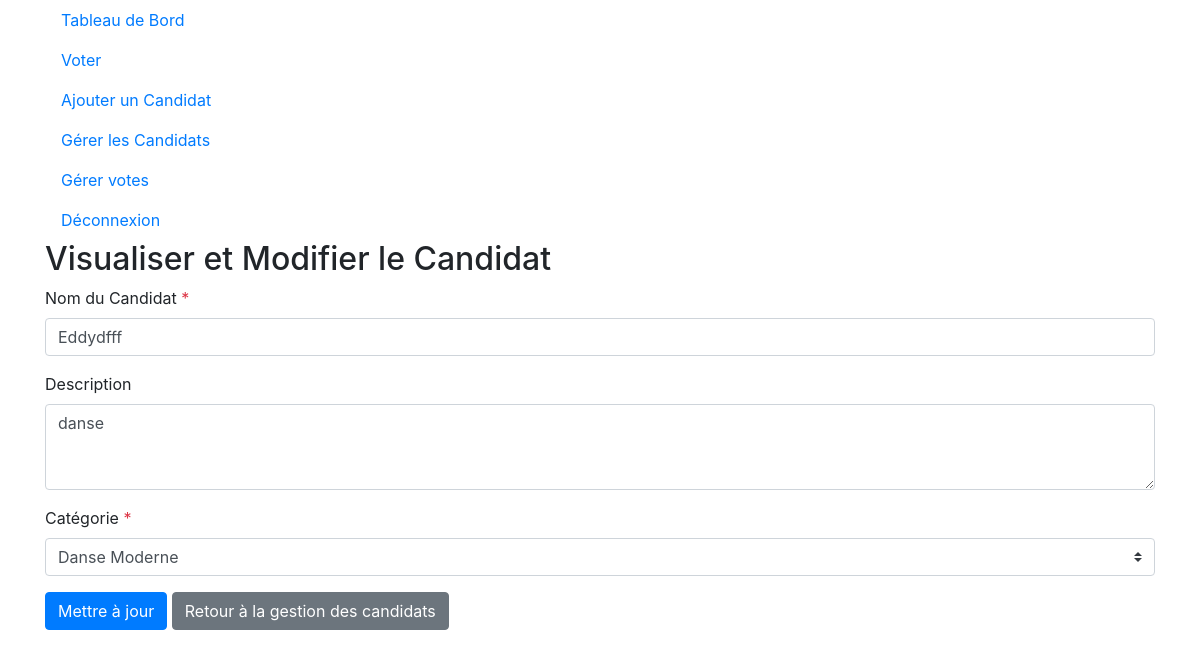
/visualiser_candidat.php?id=3 (signed in), run on the app's committed database.
### tables this page shows
CREATE TABLE IF NOT EXISTS `candidats` (
  `id` int NOT NULL AUTO_INCREMENT,
  `nom` varchar(100) NOT NULL,
  `description` text,
  `categorie` varchar(50) NOT NULL,
  PRIMARY KEY (`id`)
);

### visualiser_candidat.php (the view, shortened to what this page needs)
<?php
include('config.php');
$candidat_id = isset($_GET['id']) ? intval($_GET['id']) : 0;
if ($candidat_id > 0) {
    $sql = "SELECT * FROM Candidats WHERE id = :id";
    $stmt = $pdo->prepare($sql);
    $stmt->bindParam(':id', $candidat_id, PDO::PARAM_INT);
    $stmt->execute();
    $candidat = $stmt->fetch(PDO::FETCH_ASSOC);
} else {
    die("ID de candidat invalide.");
}
?>
<!DOCTYPE html>
<html lang="fr">
<head>
    <link href="https://stackpath.bootstrapcdn.com/bootstrap/4.5.2/css/bootstrap.min.css" rel="stylesheet">
</head>
<body>
    <div class="container">
        <?php require "menu.php";
        ?>
        <h2>Visualiser et Modifier le Candidat</h2>
        <form action="visualiser_candidat.php?id=<?php echo $candidat_id; ?>" method="post">
            <div class="form-group">
                <label for="nom">Nom du Candidat <span class="text-danger">*</span></label>
                <input type="text" class="form-control" id="nom" name="nom" value="<?php echo htmlspecialchars($candidat['nom']); ?>" required>
            </div>
            <div class="form-group">
                <label for="description">Description</label>
                <textarea class="form-control" id="description" name="description" rows="3"><?php echo htmlspecialchars($candidat['description']); ?></textarea>
            </div>
            <div class="form-group">
                <label for="categorie">Catégorie <span class="text-danger">*</span></label>
                <select class="custom-select" id="categorie" name="categorie" required>
                    <option value="Danse Moderne" <?php echo $candidat['categorie'] == 'Danse Moderne' ? 'selected' : ''; ?>>Danse Moderne</option>
                </select>
            </div>
            <button type="submit" class="btn btn-primary">Mettre à jour</button>
            <a href="gerer_candidats.php" class="btn btn-secondary">Retour à la gestion des candidats</a>
        </form>
</body>
</html>

### data on the page
candidats: nom "Eddydfff", description "danse", categorie "Danse Moderne"
